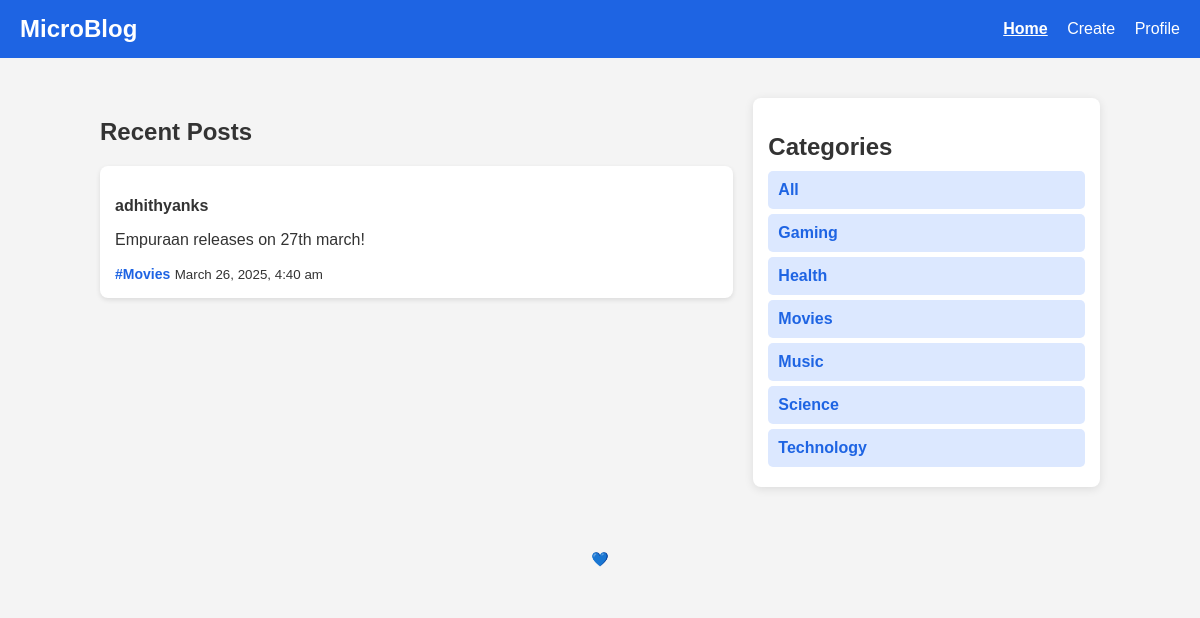
Before: / with the older database file.
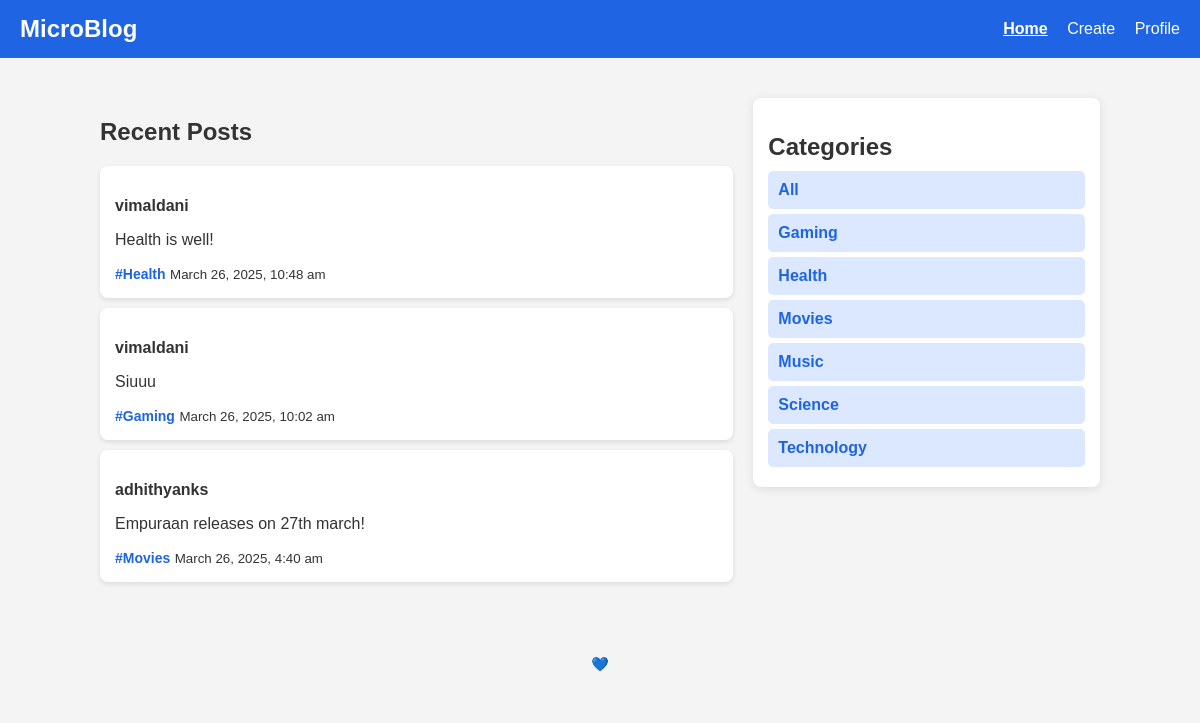
After: the same page with the newer database file.
### tables this page shows
CREATE TABLE `posts` (
  `id` int(11) NOT NULL,
  `user_id` int(11) NOT NULL,
  `category_id` int(11) NOT NULL,
  `content` text NOT NULL,
  `created_at` timestamp NOT NULL DEFAULT current_timestamp()
);

CREATE TABLE `users` (
  `id` int(11) NOT NULL,
  `username` varchar(50) NOT NULL,
  `email` varchar(100) NOT NULL,
  `password_hash` varchar(255) NOT NULL,
  `created_at` timestamp NOT NULL DEFAULT current_timestamp()
);

CREATE TABLE `categories` (
  `id` int(11) NOT NULL,
  `name` varchar(100) NOT NULL,
  `description` text DEFAULT NULL,
  `created_at` timestamp NOT NULL DEFAULT current_timestamp()
);

### index.php (the view, shortened to what this page needs)
<?php
include 'includes/db.php';
$categories = $conn->query("SELECT id, name FROM categories ORDER BY name ASC");
$sql = "SELECT posts.id, posts.content, posts.created_at, users.username,
               posts.category_id, categories.name AS category_name
        FROM posts
        JOIN users ON posts.user_id = users.id
        JOIN categories ON posts.category_id = categories.id
        ORDER BY posts.created_at DESC";
$posts = $conn->query($sql);
?>
<!DOCTYPE html>
<html lang="en">
<head>
    <link rel="stylesheet" href="css/style.css">
</head>
<body>
    <header>
        <h1>MicroBlog</h1>
        <nav>
            <a href="./" class="active">Home</a>
            <a href="createpost.php">Create</a>
            <a href="profile.php">Profile</a>
        </nav>
    </header>
    <main class="content-wrapper">
        <section class="recent-posts">
            <h2>Recent Posts</h2>
            <?php if ($posts->num_rows > 0): ?>
                <?php while ($post = $posts->fetch_assoc()): ?>
                    <div class="post">
                        <p><strong><?= htmlspecialchars($post['username']) ?></strong></p>
                        <p><?= nl2br(htmlspecialchars($post['content'])) ?></p>
                        <a href="category.php?id=<?= $post['category_id'] ?>" class="post-category">#<?= htmlspecialchars($post['category_name']) ?></a>
                        <small><?= date('F j, Y, g:i a', strtotime($post['created_at'])) ?></small>
                    </div>
                <?php endwhile; ?>
            <?php else: ?>
                <p>No posts available.</p>
            <?php endif; ?>
        </section>
        <aside class="categories">
            <h2>Categories</h2>
            <a href="./" class="category-item">All</a>
            <?php if ($categories->num_rows > 0): ?>
                <?php while ($cat = $categories->fetch_assoc()): ?>
                    <a href="category.php?id=<?= $cat['id'] ?>" class="category-item"><?= htmlspecialchars($cat['name']) ?></a>
                <?php endwhile; ?>
            <?php else: ?>
                <p>No categories available.</p>
            <?php endif; ?>
        </aside>
    </main>
    <footer>
        <p>💙</p>
    </footer>
</body>
</html>

### css/style.css (style rules this page uses)
body { margin: 0; font-family: Arial, sans-serif; background: #f4f4f4; color: #333; }
header { background: #1e64e3; color: white; display: flex; justify-content: space-between; align-items: center; padding: 15px 20px; }
header h1 { margin: 0; font-size: 24px; }
nav a { text-decoration: none; color: white; font-size: 16px; margin-left: 15px; transition: opacity 0.3s; }
nav a.active { font-weight: bold; text-decoration: underline; }
.content-wrapper { display: flex; max-width: 1000px; margin: 20px auto; padding: 20px; gap: 20px; }
.recent-posts { flex: 2; }
.post { background: white; padding: 15px; margin: 10px 0; border-radius: 8px; box-shadow: 0 2px 5px rgba(0, 0, 0, 0.1); }
.post strong { font-size: 16px; }
.post-category { color: #1e64e3; font-size: 14px; text-decoration: none; font-weight: bold; }
.categories { flex: 1; background: white; padding: 15px; border-radius: 8px; box-shadow: 0 2px 10px rgba(0, 0, 0, 0.1); height: fit-content; }
.categories h2 { margin-bottom: 10px; }
.category-item { display: block; background: #dce8ff; padding: 10px; margin: 5px 0; text-decoration: none; color: #1e64e3; font-weight: bold; border-radius: 5px; transition: background 0.3s; }
footer { text-align: center; padding: 10px; background: #f4f4f4; font-size: 14px; margin-top: 20px; }

Changed rows visible on the page:
added posts: user.username "vimaldani", content "Health is well!", category.name "Health", created_at "March 26, 2025, 10:48 am"
added posts: user.username "vimaldani", content "Siuuu", category.name "Gaming", created_at "March 26, 2025, 10:02 am"
